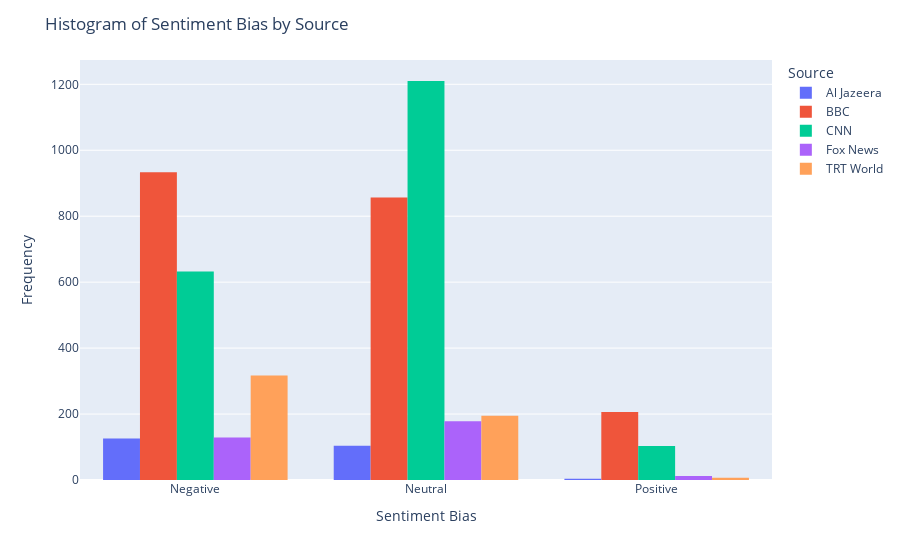

The code cell stored with this chart in its notebook:
### Code cell
import plotly.express as px

fig = px.histogram(df, x='Sentiment_Bias', color='Source', barmode='group', nbins=20)
fig.update_layout(
    title='Histogram of Sentiment Bias by Source',
    xaxis_title='Sentiment Bias',
    yaxis_title='Frequency'
)
fig.show()

### Figure 1 — Plotly figure (JSON) as saved in the notebook; plotly's stock layout.template omitted (floating-point values rounded to 4 significant figures; data arrays with more than 128 entries replaced by an {"elided": "..."} marker saying what was removed)
{"data": [{"alignmentgroup": "True", "bingroup": "x", "hovertemplate": "Source=Al Jazeera<br>Sentiment_Bias=%{x}<br>count=%{y}<extra></extra>", "legendgroup": "Al Jazeera", "marker": {"color": "#636efa", "pattern": {"shape": ""}}, "name": "Al Jazeera", "nbinsx": 20, "offsetgroup": "Al Jazeera", "orientation": "v", "showlegend": true, "type": "histogram", "x": {"elided": "234 str values"}, "xaxis": "x", "yaxis": "y"}, {"alignmentgroup": "True", "bingroup": "x", "hovertemplate": "Source=BBC<br>Sentiment_Bias=%{x}<br>count=%{y}<extra></extra>", "legendgroup": "BBC", "marker": {"color": "#EF553B", "pattern": {"shape": ""}}, "name": "BBC", "nbinsx": 20, "offsetgroup": "BBC", "orientation": "v", "showlegend": true, "type": "histogram", "x": {"elided": "1996 str values"}, "xaxis": "x", "yaxis": "y"}, {"alignmentgroup": "True", "bingroup": "x", "hovertemplate": "Source=CNN<br>Sentiment_Bias=%{x}<br>count=%{y}<extra></extra>", "legendgroup": "CNN", "marker": {"color": "#00cc96", "pattern": {"shape": ""}}, "name": "CNN", "nbinsx": 20, "offsetgroup": "CNN", "orientation": "v", "showlegend": true, "type": "histogram", "x": {"elided": "1945 str values"}, "xaxis": "x", "yaxis": "y"}, {"alignmentgroup": "True", "bingroup": "x", "hovertemplate": "Source=Fox News<br>Sentiment_Bias=%{x}<br>count=%{y}<extra></extra>", "legendgroup": "Fox News", "marker": {"color": "#ab63fa", "pattern": {"shape": ""}}, "name": "Fox News", "nbinsx": 20, "offsetgroup": "Fox News", "orientation": "v", "showlegend": true, "type": "histogram", "x": {"elided": "319 str values"}, "xaxis": "x", "yaxis": "y"}, {"alignmentgroup": "True", "bingroup": "x", "hovertemplate": "Source=TRT World<br>Sentiment_Bias=%{x}<br>count=%{y}<extra></extra>", "legendgroup": "TRT World", "marker": {"color": "#FFA15A", "pattern": {"shape": ""}}, "name": "TRT World", "nbinsx": 20, "offsetgroup": "TRT World", "orientation": "v", "showlegend": true, "type": "histogram", "x": {"elided": "519 str values"}, "xaxis": "x", "yaxis": "y"}], "layout": {"barmode": "group", "legend": {"title": {"text": "Source"}, "tracegroupgap": 0}, "margin": {"t": 60}, "title": {"text": "Histogram of Sentiment Bias by Source"}, "xaxis": {"anchor": "y", "domain": [0, 1], "title": {"text": "Sentiment Bias"}}, "yaxis": {"anchor": "x", "domain": [0, 1], "title": {"text": "Frequency"}}}}
